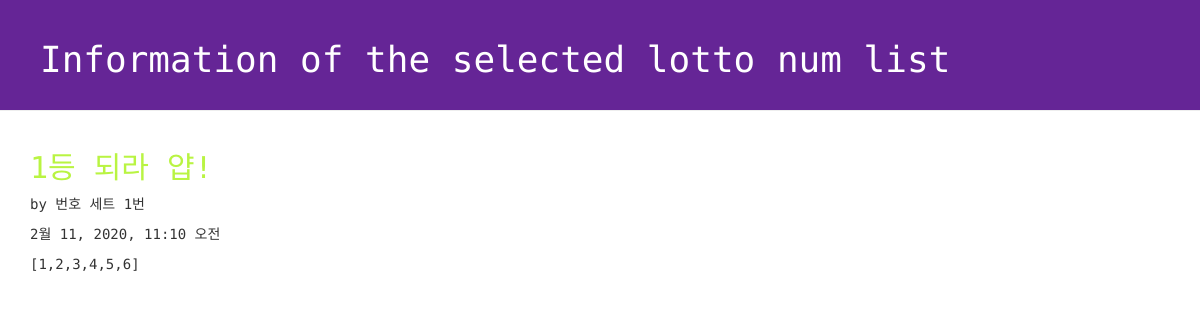
The page /lotto/1/detail on the database its author committed.
### lotto/models.py (models this page shows, shortened)
class GuessNumbers(models.Model):
    name = models.CharField(max_length=24) # 로또 번호 리스트의 이름
    text = models.CharField(max_length=255) # 로또 번호 리스트에 대한 설명
    lottos = models.CharField(max_length=255, default='[1,2,3,4,5,6]') # 로또 번호들이 담길 str
    num_lotto = models.IntegerField(default=5) # 6개 번호 set의 갯수
    update_date = models.DateTimeField()

### lotto/views.py (the view)
# urls.py: path('lotto/<int:lottokey>/detail', views.detail, name='detail'),
def detail(request, lottokey):
    lotto = GuessNumbers.objects.get(pk = lottokey)
    return render(request, "lotto/detail.html", {"lotto": lotto})

### lotto/templates/lotto/detail.html (shortened to what this page needs)
<!DOCTYPE html>
{% load staticfiles %}
<html lang="ko">
<head>
  <link rel="stylesheet" href="//maxcdn.bootstrapcdn.com/bootstrap/3.2.0/css/bootstrap.min.css">
  <link rel="stylesheet" href="//maxcdn.bootstrapcdn.com/bootstrap/3.2.0/css/bootstrap-theme.min.css">
  <link rel="stylesheet" href="{% static 'css/lotto.css'%}">
</head>
<body>
  <div class="page-header">
  <h1>Information of the selected lotto num list</h1>
  </div>
  <div class="container lotto">
	<h2>{{ lotto.text }}</h2>
	<p> by {{ lotto.name }}</p>
	<p> {{ lotto.update_date }}</p>
	<p> {{ lotto.lottos | linebreaksbr }}</p>
  </div>
</body>
</html>

### lotto/static/css/lotto.css (style rules this page uses)
.page-header { background-color: #652596; margin-top: 0; padding: 20px 20px 20px 40px; font-family: 'Space Mono', monospace; }
.page-header h1 { color: #FFFFFF; }
.container { font-family: 'Space Mono', monospace; }
.container h2 { color: #b9f442; }

### rows shown on the page
GuessNumbers: text "1등 되라 얍!", name "번호 세트 1번", update_date "2월 11, 2020, 11:10 오전", lottos "[1,2,3,4,5,6]"
